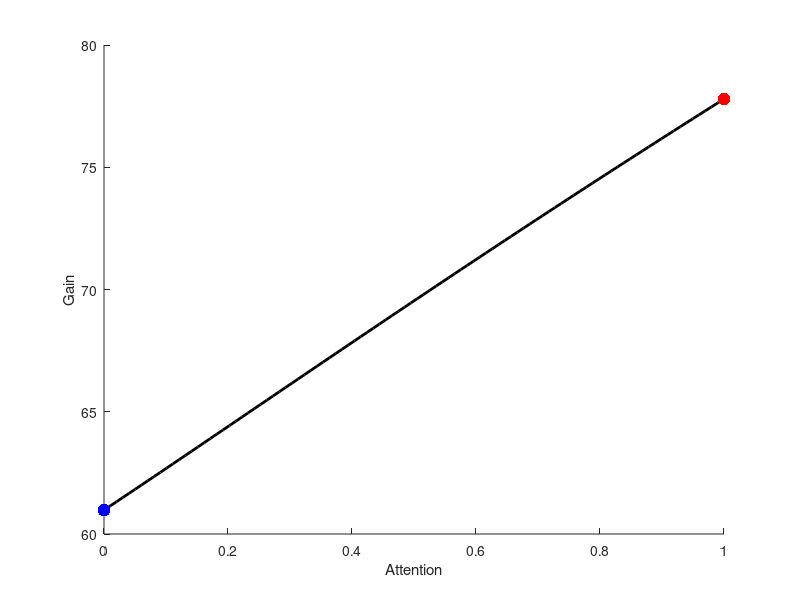

Write MATLAB code to recreate this figure.
clear all
% compute gain along attentional path

kE=1;
kI=0;
K=[kE;kI];
JE=1.5;
JI=3;
theta=1;

Vth=1; Vreset=0;

sigE=0.3; sigI=0.35;

% Transfer functions
fE = @(x) 1/(sqrt(pi)*integral(@erfcx,(-Vth+x)/sigE,(-Vreset+x)/sigE)); 
fI = @(x) 1/(sqrt(pi)*integral(@erfcx,(-Vth+x)/sigI,(-Vreset+x)/sigI));
options=optimset('Display','off','TolFun',1e-8);

n=100;

rEstart=0.0524; rEend=0.08;
rIstart=0.0573; rIend=0.14;

rEvec=linspace(rEstart,rEend,n);
rIvec=linspace(rIstart,rIend,n);

gains=zeros(n,1);

i=0;
for rE=rEvec
    i=i+1;
    rI=rIvec(i);

    if i==1
        muE=fsolve(@(muE)fE(JE*rE-JI*rI+muE)-rE,1,options);
        muI=fsolve(@(muI)fI(JE*rE-JI*rI+muI)-rI,1,options);
    else
        muE=fsolve(@(muE)fE(JE*rE-JI*rI+muE)-rE,muE,options);
        muI=fsolve(@(muI)fI(JE*rE-JI*rI+muI)-rI,muI,options);
    end     
    
    IE0=muE+JE*rE-JI*rI;
    II0=muI+JE*rE-JI*rI;

    LE=rE^2*(sqrt(pi)/sigE)*(erfcx((-Vth+IE0)/sigE)-erfcx((-Vreset+IE0)/sigE));
    LI=rI^2*(sqrt(pi)/sigI)*(erfcx((-Vth+II0)/sigI)-erfcx((-Vreset+II0)/sigI));

    A=[-1+JE*LE,-JI*LI;JE*LE,-1-JI*LI];
    G=-inv(A)*K;
    gains(i)=LE*G(1);
end

Avec=linspace(0,1,n);
figure; hold on
plot(Avec,gains*100,'k','LineWidth',2)
plot(0,100*gains(1),'b.','MarkerSize',28);
plot(1,100*gains(end),'r.','MarkerSize',28);
xlabel('Attention')
ylabel('Gain')
xlim([0 1])
ylim([60 80])
box off
hold off